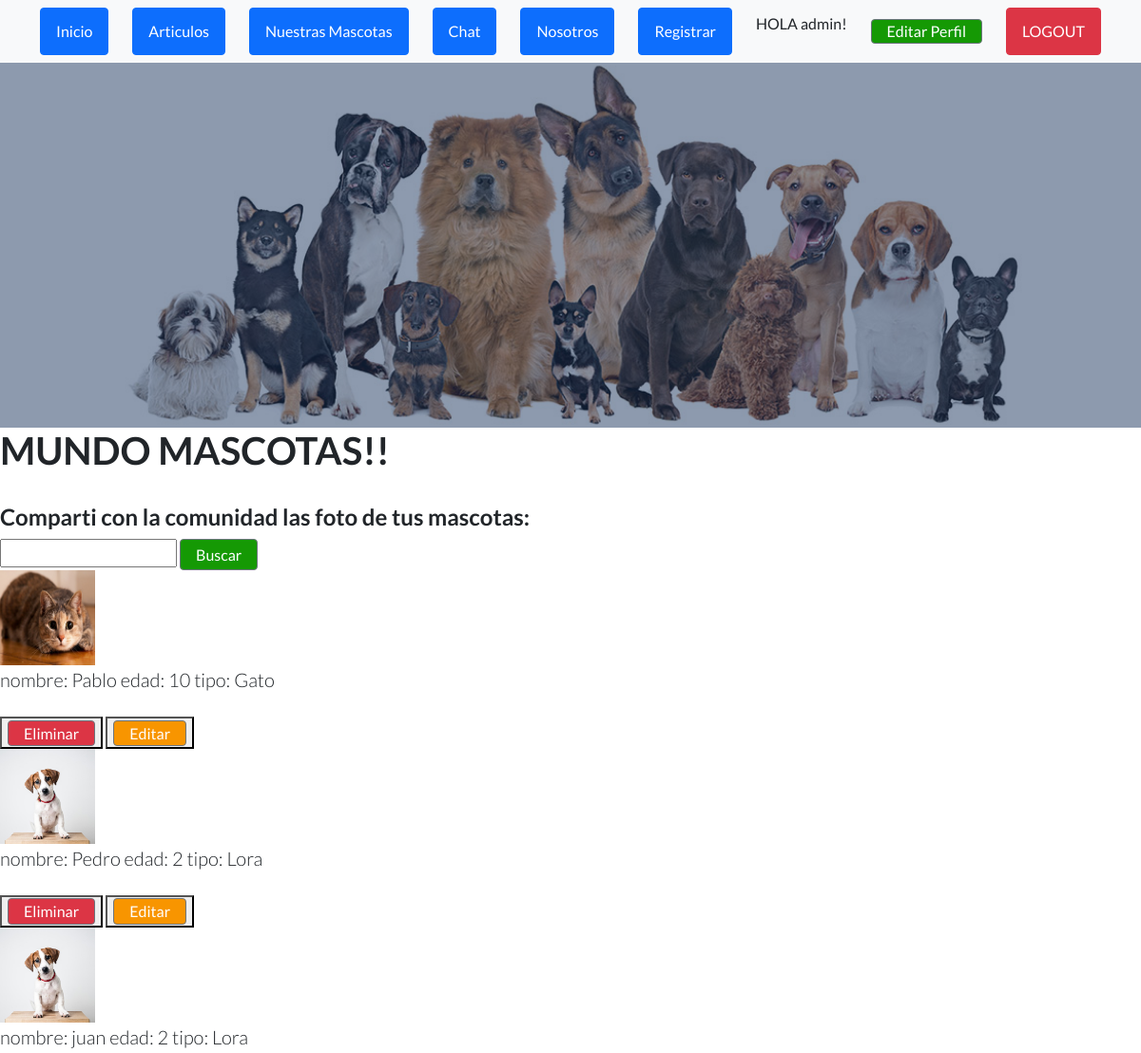
The page /nuestrasmascotas/ (signed in, upper part) on the database as committed earlier.
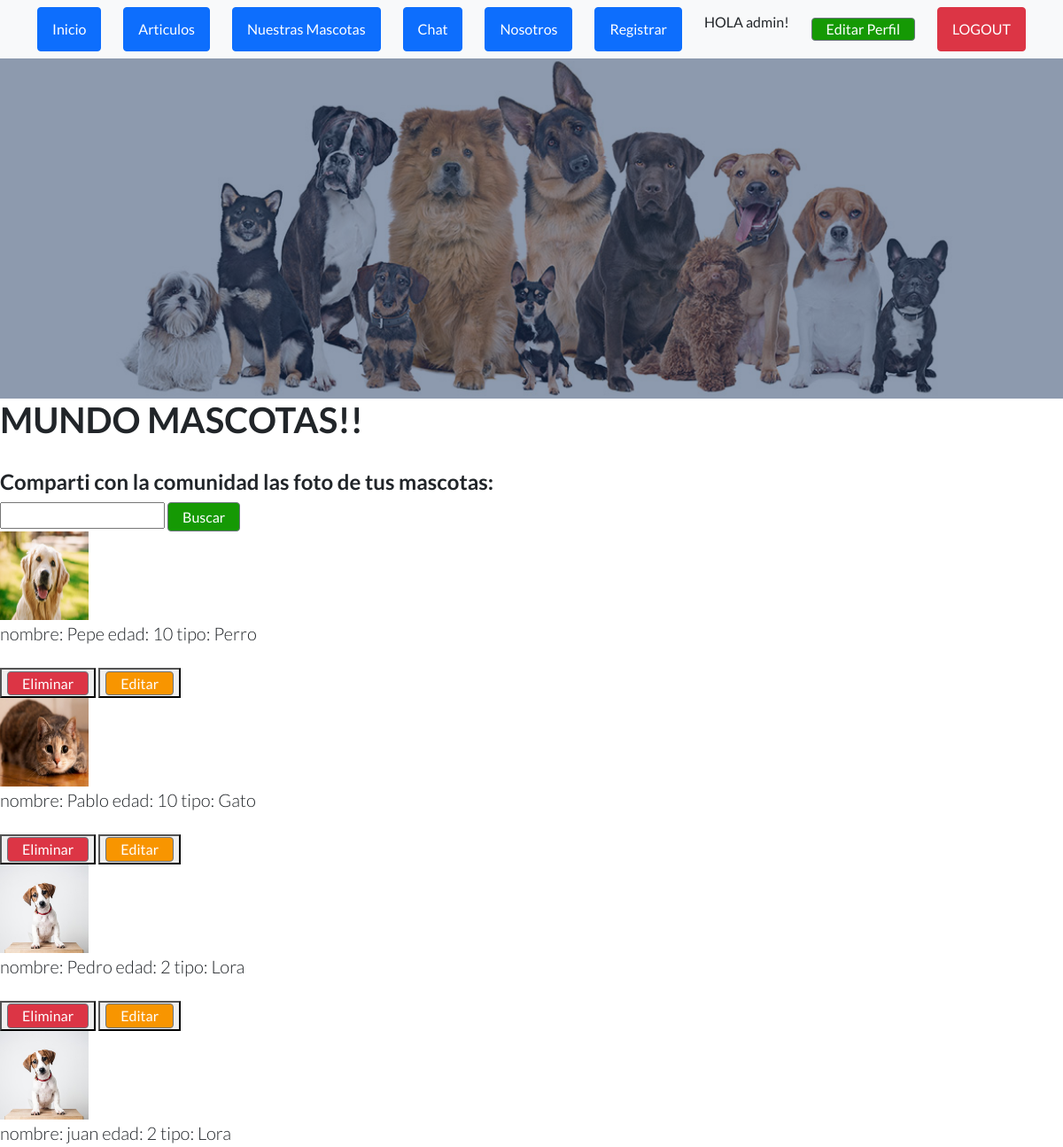
The same page on the database as committed later.
### App/models.py (models this page shows)
class Mascota(models.Model):
    nombre = models.CharField(max_length=50)
    edad = models.IntegerField()
    tipo = models.CharField(max_length=50) #perro, gato, etc.
    autor = models.CharField(max_length=40,null=True)
    fecha = models.DateTimeField(null=True)
    imagen = models.ImageField(upload_to = "mascotas", null=True, blank=True)
    def __str__(self) -> str:
        return 'nombre: '+self.nombre + ' edad: ' + str(self.edad) + ' tipo: ' + self.tipo

### App/views.py (the view)
# urls.py: path('nuestrasmascotas/', nuestrasmascotas, name='nuestrasmascotas'),
@login_required
def nuestrasmascotas(request):
    mascotas= Mascota.objects.all().order_by('id').reverse()
    contexto={"mascotas":mascotas}
    return render(request, "App/nuestrasmascotas.html",contexto)

### App/templates/App/nuestrasmascotas.html (shortened to what this page needs)
{% extends "App/padre.html" %}
{% load static %}
{% block cambia %}
<h1>MUNDO MASCOTAS!!</h1>
<br>
<h4>Comparti con la comunidad las foto de tus mascotas:</h4>
        <form action = "{% url 'buscar' %}" method="GET">
            <input type="text" name = 'nombre'  id = 'nombre'>
            <input class="btn btn-crud-buscar" type = 'submit', value='Buscar'>
        </form>
    {% for mascota in mascotas %}
    <img src="/{{ mascota.imagen }}" width="100"
    height="100">
    <br>
    <p class="lead mb-0">{{ mascota }}</p>
    <br>
    {% if request.user.is_superuser %}
    <button>
        <a class="btn btn-crud-eliminar" href="{% url 'eliminarmascota' mascota.nombre %}"> Eliminar</a>
    </button>
    <button>
        <a class="btn btn-crud-editar" href="{% url 'editarmascota' mascota.nombre %}"> Editar</a>
    </button>
    {% endif %}
    <br>
{% endfor %}
<br><br>
{% endblock %}

Rows that differ between the two databases and show on the page:
added Mascota: imagen (picture), nombre+edad+tipo "nombre: Pepe edad: 10 tipo: Perro", shows "Eliminar"
